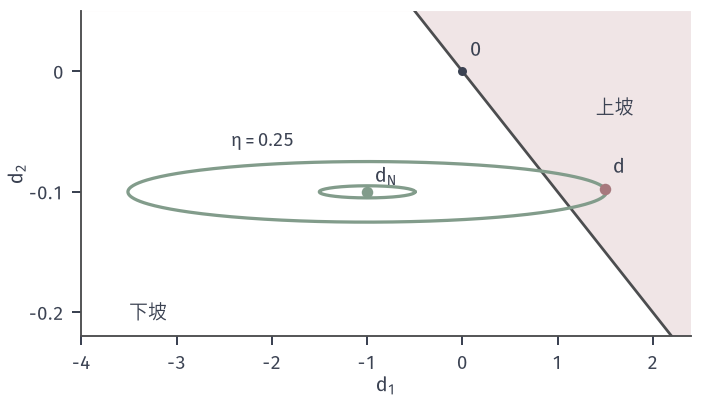

This figure's Python source:
from pathlib import Path
import sys
ROOT = next(p for p in Path(__file__).resolve().parents if (p/'build.sh').is_file() and (p/'tex/book.tex').is_file())
sys.path.insert(0, str(ROOT/'figures/00-shared/mathematical-preliminaries-upper/00-shared/comprehension-figures'))
from support import figure, save, BLUE, GREEN, YELLOW, RED, PURPLE, INK, MUTED, GRID, BLUE_FILL, GREEN_FILL, YELLOW_FILL, RED_FILL, PURPLE_FILL
import numpy as np
HERE = Path(__file__).resolve().parent
STROKE = '#4C4D4F'
# 贯穿全章的目标 f(x)=0.5(x1-1)^2+(x2-x1^2)^2，最优解 (1,1)。
def f(x):
    u = x[1]-x[0]**2
    return .5*(x[0]-1)**2+u**2
def grad(x):
    u = x[1]-x[0]**2
    return np.array([x[0]-1-4*x[0]*u, 2*u])
def hess(x):
    u = x[1]-x[0]**2
    return np.array([[1-4*u+8*x[0]**2, -4*x[0]], [-4*x[0], 2.]])
XS = np.array([1., 1.])
def panel(fig, left, right, top, bottom, wspace=.3):
    fig.set_layout_engine(None)
    fig.subplots_adjust(left=left, right=right, top=top, bottom=bottom, wspace=wspace)
def tags(fig, axes, y=.015):
    for ax, s in zip(axes, ('(a)', '(b)', '(c)', '(d)')):
        p = ax.get_position(); fig.text((p.x0+p.x1)/2, y, s, ha='center', va='bottom')
def grid2(a, b, c, d, n=600):
    X, Y = np.meshgrid(np.linspace(a, b, n), np.linspace(c, d, n))
    return X, Y
def region(ax, a, b, c, d):
    t = np.linspace(a, b, 300); y = t**2+.25
    ax.fill_between(t, y, d, color=RED_FILL, lw=0, zorder=0)
    ax.plot(t, y, color=STROKE, lw=.85, ls=(0, (3, 2)), zorder=1)
    ax.set_xlim(a, b); ax.set_ylim(c, d)
def arrow(ax, p, q, color=GREEN, lw=1.3, z=4):
    ax.annotate('', xy=q, xytext=p, zorder=z, arrowprops=dict(arrowstyle='-|>,head_width=.17,head_length=.34', color=color, lw=lw, shrinkA=0, shrinkB=0))

fig, ax = figure(width_mm=100, height_mm=56)
fig.set_layout_engine(None); fig.subplots_adjust(left=.115, right=.975, top=.97, bottom=.15)
H_ = np.diag([1., 100.]); G = np.array([1., 10.]); ng = np.linalg.norm(G); dN = np.linalg.solve(H_, -G)
th = np.linspace(0, 2*np.pi, 400)
a_, b_, c_, d_ = -4, 2.4, -.22, .05
xx = np.array([a_, b_]); yy = -xx/10
ax.fill_between(xx, yy, d_, color=RED_FILL, lw=0, zorder=0)
ax.plot(xx, yy, color=STROKE, lw=1.1, zorder=2)
for eta, lw_ in ((.25, 1.3), (.05, 1.3)):
    ax.plot(dN[0]+eta*ng*np.cos(th), dN[1]+eta*ng/100*np.sin(th), color=GREEN, lw=lw_, zorder=3)
bad = np.array([1.5, -.0975])
ax.plot(*dN, 'o', ms=4.6, color=GREEN, mew=0, zorder=5); ax.plot(*bad, 'o', ms=4.6, color=RED, mew=0, zorder=5); ax.plot(0, 0, 'o', ms=3.6, color=INK, mew=0, zorder=5)
ax.text(dN[0]+.08, dN[1]+.005, '$d_N$', ha='left', va='bottom'); ax.text(bad[0]+.08, bad[1]+.01, '$d$', ha='left', va='bottom'); ax.text(.08, .012, '$0$', ha='left')
ax.text(-3.1, -.09, '$\\eta=0.25$', ha='right', va='center') if 0 else None
ax.text(-2.1, -.066, '$\\eta=0.25$', ha='center', va='bottom', fontsize=7.5); ax.text(-1, -.16, '', ); ax.text(1.6, -.03, '上坡', ha='center', va='center', fontsize=7.5); ax.text(-3.5, -.2, '下坡', ha='left', va='center', fontsize=7.5)
ax.set_xlim(a_, b_); ax.set_ylim(c_, d_); ax.set_xlabel('$d_1$', labelpad=1); ax.set_ylabel('$d_2$', labelpad=1); ax.set_yticks([-.2, -.1, 0]); ax.set_yticklabels(['-0.2', '-0.1', '0'])
save(fig, HERE, 'figure', {'H': 'diag(1,100)', 'g': [1, 10], 'etas': [.25, .05], 'bad_d': bad.tolist(), 'g_dot_bad_d': float(G@bad)})
